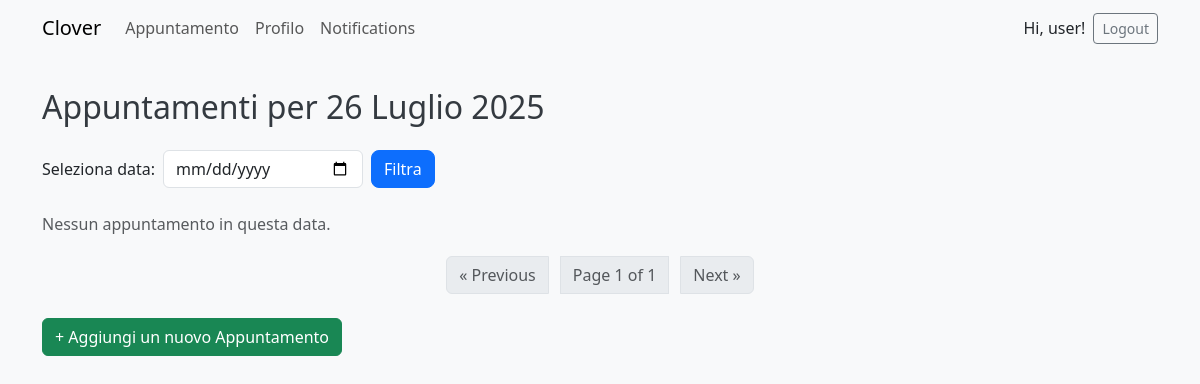
The page /appointments/ (signed in) on the database as committed earlier.
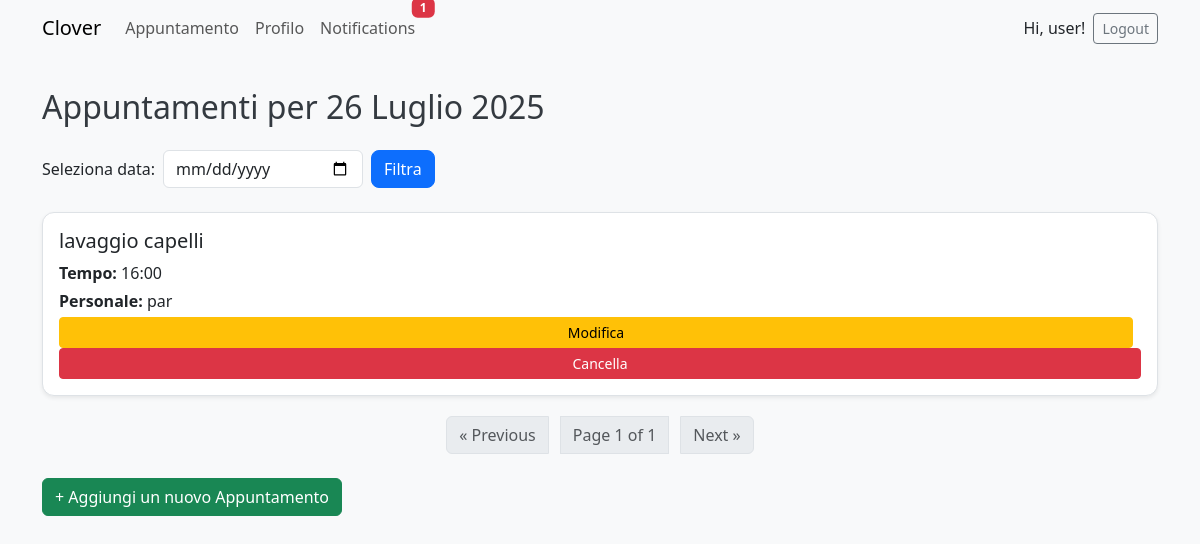
The same page on the database as committed later.
### appointments/models.py (models this page shows, shortened)
class Appointment(models.Model):
    client = models.ForeignKey(
        User, on_delete=models.CASCADE,
        related_name='client_appointments'
    )
    barber = models.ForeignKey(
        User, on_delete=models.CASCADE,
        related_name='barber_appointments'
    )
    service = models.ForeignKey(Service, on_delete=models.CASCADE)
    date = models.DateField()
    time = models.TimeField()
    created_at = models.DateTimeField(auto_now_add=True)
    class Meta:
        ordering = ['-date', '-time']

### services/models.py (models this page shows, shortened)
class Service(models.Model):
    name = models.CharField(max_length=100)
    description = models.TextField()
    price = models.DecimalField(max_digits=6, decimal_places=2)
    image = models.ImageField(upload_to="services/")
    duration = models.DurationField(default=timedelta(minutes=30))
    created_by = models.ForeignKey(User, on_delete=models.CASCADE)

### appointments/views.py (the view)
# urls.py: path('', views.appointment_list, name='appointment-list'),
@login_required
def appointment_list(request):
    date_str = request.GET.get('date')
    try:
        selected_date = datetime.strptime(date_str, '%Y-%m-%d').date() if date_str else date.today()
    except (ValueError, TypeError):
        selected_date = date.today()
    if getattr(request.user, 'profile', None) and request.user.profile.is_barber:
        appts = Appointment.objects.filter(barber=request.user, date=selected_date)
    else:
        appts = Appointment.objects.filter(client=request.user, date=selected_date)
    appts = appts.order_by('time')
    paginator = Paginator(appts, 5)
    page_number = request.GET.get('page')
    page_obj = paginator.get_page(page_number)
    return render(request, 'appointments/list.html', {
        'page_obj': page_obj,
        'selected_date': selected_date,
    })

### notifications/context_processors.py (called while the page is built)
def unread_notification_count(request):
    if request.user.is_authenticated:
        count = Notification.objects.filter(recipient=request.user, is_read=False).count()
        return {'unread_notification_count': count}
    return {}

### templates/appointments/list.html
{% extends 'base.html' %}
{% block content %}
<h2 class="mb-4">Appuntamenti per {{ selected_date }}</h2>
<form method="get" class="mb-4 d-flex align-items-center gap-2">
    <label for="date" class="form-label mb-0">Seleziona data:</label>
    <input type="date" id="date" name="date" value="{{ selected_date }}" class="form-control" style="max-width: 200px;">
    <button type="submit" class="btn btn-primary">Filtra</button>
</form>
{% for appt in page_obj %}
  <div class="card mb-3 p-3 shadow-sm">
    <h5 class="card-title">{{ appt.service.name }}</h5>
    <p class="mb-1"><strong>Tempo:</strong> {{ appt.time }}</p>
    {% if user.profile.is_barber %}
      <p class="mb-1"><strong>Client:</strong> {{ appt.client.username }}</p>
      <a href="{% url 'profile-detail' appt.client.id %}" class="btn btn-sm btn-outline-secondary mb-2">Visualizza profilo</a>
    {% else %}
      <p class="mb-1"><strong>Personale:</strong> {{ appt.barber.username }}</p>
      <a href="{% url 'appointment-edit' appt.pk %}" class="btn btn-sm btn-warning me-2">Modifica</a>
      <a href="{% url 'appointment-delete' appt.pk %}" class="btn btn-sm btn-danger">Cancella</a>
    {% endif %}
  </div>
{% empty %}
  <p class="text-muted">Nessun appuntamento in questa data.</p>
{% endfor %}
<nav aria-label="Page navigation">
  <ul class="pagination justify-content-center">
    {% if page_obj.has_previous %}
      <li class="page-item">
        <a class="page-link" href="?page={{ page_obj.previous_page_number }}&date={{ selected_date }}" aria-label="Previous">
          « Previous
        </a>
      </li>
    {% else %}
      <li class="page-item disabled"><span class="page-link">« Previous</span></li>
    {% endif %}
    <li class="page-item disabled">
      <span class="page-link">Page {{ page_obj.number }} of {{ page_obj.paginator.num_pages }}</span>
    </li>
    {% if page_obj.has_next %}
      <li class="page-item">
        <a class="page-link" href="?page={{ page_obj.next_page_number }}&date={{ selected_date }}" aria-label="Next">
          Next »
        </a>
      </li>
    {% else %}
      <li class="page-item disabled"><span class="page-link">Next »</span></li>
    {% endif %}
  </ul>
</nav>
{% if not user.profile.is_barber %}
  <p class="mt-4">
    <a href="{% url 'appointment-create' %}" class="btn btn-success">+ Aggiungi un nuovo Appuntamento</a>
  </p>
{% endif %}
{% endblock %}

### templates/base.html (shortened to what this page needs)
<!DOCTYPE html>
<html lang="it">
<head>
    {% load widget_tweaks %}
    {% load static %}
    <link href="https://cdn.jsdelivr.net/npm/bootstrap@5.3.0/dist/css/bootstrap.min.css" rel="stylesheet">
    <link rel="stylesheet" href="{% static 'css/style.css' %}">
</head>
<body>
<nav class="navbar navbar-expand-lg navbar-light bg-light mb-4">
  <div class="container">
    <a class="navbar-brand" href="{% url 'home' %}">Clover</a>
    <div class="collapse navbar-collapse" id="navbarNav">
      <ul class="navbar-nav me-auto mb-2 mb-lg-0">
        {% if user.is_authenticated %}
            <li class="nav-item">
              <a class="nav-link" href="{% url 'appointment-list' %}">Appuntamento</a>
            </li>
            <li class="nav-item">
              <a class="nav-link" href="{% url 'profile' %}">Profilo</a>
            </li>
            <li class="nav-item">
              <a class="nav-link position-relative" href="{% url 'notification-list' %}">
                Notifications
                {% if unread_notification_count > 0 %}
                  <span class="badge bg-danger position-absolute top-0 start-100 translate-middle">
                    {{ unread_notification_count }}
                  </span>
                {% endif %}
              </a>
            </li>
        {% endif %}
      </ul>
      <ul class="navbar-nav ms-auto">
        {% if user.is_authenticated %}
          <li class="nav-item d-flex align-items-center">
            <span class="me-2">Hi, {{ user.username }}!</span>
            <form action="{% url 'logout' %}" method="post" class="d-inline">
              <button type="submit" class="btn btn-outline-secondary btn-sm">Logout</button>
            </form>
          </li>
        {% endif %}
      </ul>
    </div>
  </div>
</nav>
<div class="container">
  {% block content %}
  {% endblock %}
</div>
</body>
</html>

Rows that differ between the two databases and show on the page:
added Appointment: service.name "lavaggio capelli", time "16:00", barber.username "par"
Other text that changed with them:
{{ unread_notification_count }}: (not shown) → "1"
text no longer shown: "Nessun appuntamento in questa data."
